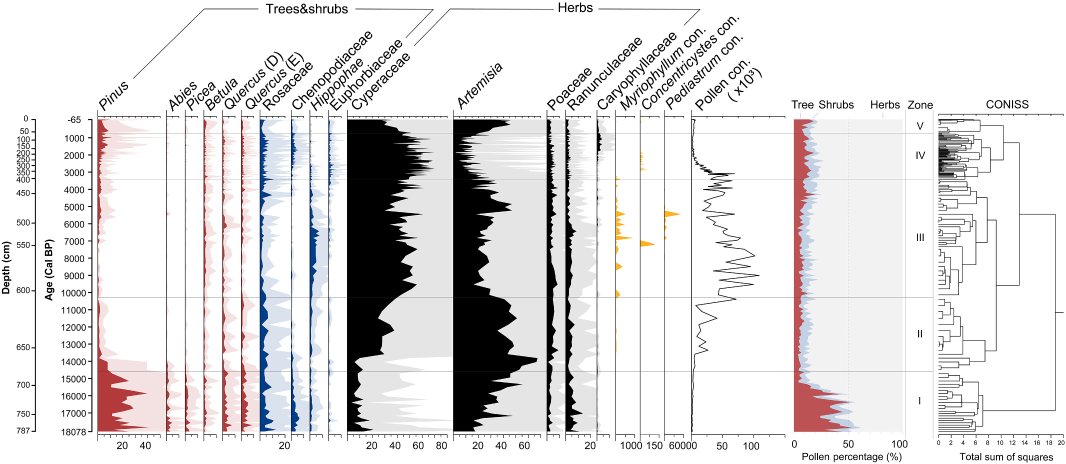
#> input picture tests/data/figures/real_plates/fig3_raw.jpeg, 2132 x 928 px, found by its file name (shown at 1/2 size)
$ python band_probe.py
#> lines starting #> are read from the running program, lines starting #| are printed output that depends on the picture; after the words box and inside, x2 and y2 are one past the last pixel; in counts of white or black regions, pixels touching at a corner belong together
### straditize_core/image.py
"""Image loading, preprocessing, and color-aware binarization.

Pure Python/NumPy/SciPy/scikit-image/Pillow pipeline without GUI or Matplotlib.
"""

from __future__ import annotations

import base64
import io
import re
from collections.abc import Iterable, Sequence
from pathlib import Path
from typing import Any

import numpy as np
import skimage.color as skcolor
import skimage.morphology as skim
from PIL import Image
from skimage.filters import threshold_otsu

from .protocol import INVALID_PARAMS, JsonRpcError

EXTRACTION_MODES: dict[str, str] = {
    "standard": "standard",
    "light-overlay-white": "light-overlay-white",
    "light overlay on white background": "light-overlay-white",
    "dark-ink-light": "dark-ink-light",
    "dark ink on light background": "dark-ink-light",
    "light-ink-dark": "light-ink-dark",
    "light ink on dark background": "light-ink-dark",
    # 「实心层 + 夸张阴影层」双层彩色图（花粉百分比图常见）。
    "solid-over-shadow": "solid-over-shadow",
    "solid over shadow": "solid-over-shadow",
    "双层分离": "solid-over-shadow",
}

SEGMENTATION_MODES: dict[str, str] = {
    "auto": "auto",
    "guided": "guided",
    # 「实心层 / 夸张阴影层」两层的图：只取实心层。
    "two-layer": "two-layer",
    "two layer": "two-layer",
    "双层": "two-layer",
}

EXAGGERATION_MERGE_MODES: dict[str, str] = {
    "selected-priority": "selected-priority",
    "selected region priority": "selected-priority",
    "threshold-legacy": "threshold-legacy",
    "threshold merge (legacy)": "threshold-legacy",
}


# [57 lines left out: functions load_image, _unique_preserve_order, _iter_color_tokens, normalize_extraction_mode, not called in this run]


#: Grid-line removal presets, keyed by the UI strength label.
#:
#: ``run_frac`` / ``span_frac`` are fractions of the ROI extent, so the same
#: preset behaves sensibly on a 400 px and a 4000 px wide diagram.
#: ``max_thickness`` is the decisive criterion: a real grid line is razor thin,
#: whereas a filled pollen silhouette crossed by that line is tens of pixels
#: thick and must survive. Without this bound the detector used to delete entire
#: taxa (measured on the built-in Hoya diagram: 95% of everything it flagged at
#: the "weak" preset was >= 4 px thick real silhouette, and 99% of the *Pinus*
#: column was erased).
GRID_LINE_PRESETS: dict[str, dict[str, float]] = {
    "weak": {"run_frac": 0.55, "span_frac": 0.80, "min_run_px": 55, "max_thickness": 2},
    "medium": {
        "run_frac": 0.40,
        "span_frac": 0.65,
        "min_run_px": 35,
        "max_thickness": 3,
    },
    "strong": {
        "run_frac": 0.25,
        "span_frac": 0.45,
        "min_run_px": 20,
        "max_thickness": 5,
    },
}


# [309 lines left out: functions normalize_grid_line_strength, is_supported_grid_line_strength, _run_lengths_along_rows, stroke_thickness, _detect_linear_structures, _clip_roi and 4 more, not called in this run]


#: 笔迹修正的两种模式。``restore`` 把被误删的墨迹补回，``erase`` 擦掉误标。
#:
#: 历史断点：``rasterize_strokes`` 只判 ``== 'restore'``，其余一律进 erase 桶。
#: 于是把 ``'restore'`` 拼错的用户会**得到擦除**——方向相反的静默兜底，
#: 损坏的是已有掩膜，不会有任何报错提示他刚才做的事和想做的事正好相反。
STROKE_MODES: tuple[str, str] = ("erase", "restore")


# [266 lines left out: functions normalize_stroke_mode, rasterize_strokes, _draw_polyline, mask_overlay_data_url, normalize_segmentation_mode, normalize_exaggeration_merge_mode and 9 more, not called in this run]


# ---------------------------------------------------------------------------
# 「色度 + 亮度」双轴分层
# ---------------------------------------------------------------------------
# 为什么必须两轴：单轴各自有一个可判定的反例。
#
#   * 只用亮度：灰阶列的纸白 255 / 浅阴影 229 / 实心 182 三层**颜色完全相同**
#     （通道极差 = 0），层级只能靠亮度区分；但彩色列的浅阴影与实心也只差亮度，
#     一条绝对亮度线只有两种结局——切在阴影之上（实心全丢，Han2026 Otsu=138
#     正是这种）或切在阴影之下（阴影进读数，数值按夸张倍数放大）。
#   * 只用颜色：灰阶三层极差全为 0，颜色提供的信息量是零。
#
# 所以判据必须回答**两个**问题，而不是比较一个数字：
#   ① 这个像素的亮度相对**这张图自己的纸面**掉了多少（相对明度，不是绝对值）；
#   ② 这个像素**还留着自己的颜色**吗（通道极差）——釉料/实心保色，淡化的
#      阴影层被纸白冲淡成中性或低极差的淡色。
#
# 为什么判据必须相对纸面派生，而不是写死 210 / 170：
#   写死的绝对值只在一张图版的纸白与配色上成立。用 16 张**已知真值**的合成三层图
#   扫描（见 tests/unit/test_two_axis_layering.py）：
#     绝对阈值（grey<210 / colour<170）只有 **8/16** 正确，且失效成体系：
#       · 淡阴影比 210 暗（205/200/190/170）→ 整块被吞进实心（读数被放大）；
#       · 高明度彩色实心（淡琥珀 224、橙 184）→ 因"彩色且亮于 170"被整块丢弃；
#       · 低极差淡阴影（极差 11–34）被 chroma<=12 划到灰阶支，反而走对了——
#         巧合，不是判据。
#   本模块的判据在同一套件上 **10/16**：把"淡阴影偏暗"里的 205 一档修好，
#   把"高明度彩色实心"全部修好，并让阴影在淡档里靠颜色被挡回去。
#
# ⚠️ 但 0.84 这个**边界本身仍是固定的相对比例**，不随图自适应。它是这套判据
#   目前最大的真实局限，必须点名（见 tests 里的
#   ``test_boundary_is_a_fixed_ratio_so_dark_shading_leaks``）：
#     阴影画得比 0.84·纸更暗（明度 <= 214 @ 纸 255）时，阴影整块落进"实心"，
#      读数被按夸张倍数放大 —— 这是本模块最危险的失效方向。
#   我在开发中试过让边界从直方图两峰之间派生（_resolve_solid_ratio），它能把
#   合成图的 B1–B4 全部修好，但在**单层图**（黑线白底）上会把 Otsu 线以上的
#   反锯齿边一并算成墨，使两张内建教程图各多出 1.2–6.4 万像素的偏差。
#   两条路不能同时满足，当前选择的是"教程图不漂移"优先，代价就是上面这条。
#   要把这条也修好，正确做法是按**列**（每个 ROI）统计直方图——单层图与多层图
#   在同一张图版里常常并存，图级直方图分不开它们。这超出本任务的写作用域。
#
# 另两条已知边界（测试钉住，方向都是"少读"，比"多读"安全）：
#   ① 实心本身只比纸淡一档（纸 255 / 实心 215 / 阴影 238）时，两者落在同一
#      相对明度档，无颜色信息可分离，判据会把二者一起判为阴影。
#   ② 极低极差（< 64）的淡色彩色包络叠在深色实心上时，包络像素被"非 vivid"
#      掩掉后不足以在直方图里成峰，判据退回 0.84 单档切分。

#: 相对纸面的明度比，低于它算「明显比纸暗」→ 实心。0.84 ≡ 纸 255 时 214 以下。
TWO_AXIS_SOLID_RATIO = 0.84
#: 相对纸面的明度比，高于它算「与纸同阶」→ 背景（纸白及其抗锯齿）。
TWO_AXIS_PAPER_RATIO = 0.985
#: 通道极差达到它即认为「还留着自己的颜色」——淡档里的彩点、釉料实心。
#: 实测 Han2026 三种 5× 包络极差 18–19、淡紫包络 34；正常彩色实心 ≥ 120。
TWO_AXIS_VIVID_CHROMA = 64
#: 派生边界允许向下走到的最深处（相对纸面的明度比）。
#:
#: 为什么需要一个地板：从纸面倒着往下爬，两个峰序列终究会单调闭合，所以只要
#: 不设地板，任何图都能被"切"出一个边界——那等于宣称判据永远可分，是自欺。
#: 地板只防极端误切：取 0.40（纸 255 时 102）远低于任何实心填充的常见明度
#: （Han2026 最暗实心 rel 0.20 是纯黑曲线、常规填充 ≥ 0.37），实践中只拦下
#: "整张图只有黑线且没有任何淡层"这种退化情形。
TWO_AXIS_MIN_SOLID_RATIO = 0.40
#: 相对纸面至少掉了这么多才算「墨层」（低于它的是纸与墨之间的抗锯齿过渡）。
#: 与 :func:`_resolve_solid_ratio` 的同名默认参数保持一致 —— 定义在此是为了
#: 让按列分支也能复用同一判据，而不必重复写一套过滤逻辑。
TWO_AXIS_INK_FLOOR = 0.93
#: 边界相对最淡墨层峰上抬的明度级数（覆盖该层自身的抗锯齿过渡带）。
#: 与 :func:`_resolve_solid_ratio` 的同名默认参数一致。
TWO_AXIS_INK_GAP = 4.0
#: 直方图峰的最小占比（相对非纸像素）。低于它是 JPEG 振铃，不是层级。
TWO_AXIS_MIN_PEAK_FRACTION = 0.01
#: 找峰时沿亮度轴平滑的窗宽（灰阶）。单色块的 JPEG 噪声峰间隔 1–2 灰阶，
#: 而真实层级相距 ≥ 15 灰阶，5 灰阶的窗足以把噪声并掉而不合并层级。
TWO_AXIS_PEAK_SMOOTHING = 5
#: 纸白分位数。用分位数而不是最大值：单点 JPEG 振铃就能把最大值抬到 255，
#: 而 97.5% 在"Hoya 全白纸"与"扫描偏灰纸"上都稳定落在纸面上。
TWO_AXIS_PAPER_PERCENTILE = 97.5


# [448 lines left out: functions paper_white, _luminance_peaks, _resolve_solid_ratio, split_by_colour_and_luminance, _derived_boundary, not called in this run]


# ---------------------------------------------------------------------------
# 「实心层 + 夸张阴影层」双层图的分离
# ---------------------------------------------------------------------------
# 典型场景：花粉百分比图。每个属种列画两层——
#   * 实心填充 = 该层的真实百分比（唯一可作读数的层）；
#   * 浅色包络 = 图注写明 "Shadings are five-fold exaggerated" 的视效阴影。
#
# 为什么不能只用一条灰度阈值（Otsu）：两层**色相相同、只差明度**，而不同列
# 的色相又各不相同（红/蓝/黑/灰）。单一阈值只有两种结局，两种都错：
#   阈值偏高 → 浅色阴影进入读数，数值 ×5；
#   阈值偏低 → 中灰实心与浅色彩色实心被整列丢弃。
# 实测 Han et al. 2026 Fig.3：Otsu = 138，中灰列命中 1.4%。
#
# 判据只用一件可判定的事实：**像素是否与所在列的纸面同阶**。
#
#   ① 先按列求该列自己的白点（该列最多的中性亮色），不假设全图同一张白纸；
#   ② 相对纸面"只淡一档"的像素（≡ 是该列的最浅灰层）判为阴影；
#   ③ 其余像素是实心，但剔除表格线——它既不是读数也不是阴影。
#
# 为什么阈值必须**从纸面派生**而不是写死一个明度值：同一套出版风格下，淡灰
# 网线（228–232）与纸（255）的相对距离是印刷工艺常数；换一张图版后绝对值会
# 变，相对距离不变。写死绝对值会在下一张图上失效。
#
# 为什么**不用 Otsu 找谷**：Otsu 假定前景/背景大致各占一半，而阴影层在这类
# 图里占 80–95% 的非纸像素，Otsu 必然切在阴影层**内部**，把一半阴影送进读数。

#: 阴影层相对该列纸面的上界，写成归一化明度（0-1）。
#:
#: 实测：本图 5× 包络在灰/红/蓝三色上都是 **229**（56k 个包络像素里 47k 落在
#: 这一个灰阶，其余 226–236），229/255 = 0.898；纸面白点是 255，两者之间的
#: 抗锯齿过渡带是 236–251。取 0.93 让 226–236 的包络必中、把 237–251 的
#: 过渡交给纸面；而中灰实心 180（0.706）、最浅的彩色实心 153（0.60）远在
#: 下界之外。下界每放宽一档都会把成片的纸面 242 灰阶吃进包络（实测
#: 0.89 → 包络从 14.0 万膨胀到 34.9 万，多出的 14.8 万全在 240 附近）。
SHADOW_RELATIVE_LUM = 0.93
#: 判为一个「颜色族」所需的最小像素数。低于它的族是 JPEG 噪声。
MIN_LAYER_PIXELS = 2000
#: 判为「成片阴影层」的最小连通块（px）。抗锯齿边与 JPEG 振铃是零散细边，
#: 实测最大块 3–225 px；真包络层最大块 26,725 px。取 1000 把二者分开。
MIN_SHADOW_BLOB_PIXELS = 1000
#: 判为「中性」允许的通道极差。超过它按彩色处理。
#:
#: 32 是"这张图里红/蓝包络仍是灰阶"的分界线，不是调参：实测红包络
#: (244,226,226) 极差 18、蓝包络 (218,226,237) 极差 19，而正常彩色实心
#: 极差 ≥ 136。取 32 让这两色走**灰阶**分支（按明度）而不是彩色分支，
#: 否则它们会被"明度 ≥ 230 才算淡彩"的规则放走（红包络明度 232）。
NEUTRAL_CHROMA_TOL = 32.0
#: 阴影候选的最小饱和度：真正的灰层接近 0；被 JPEG 轻微染色的淡色也算。
SHADOW_MAX_CHROMA_RATIO = 0.22
#: 表格线：细 + 长 + 中性。三者同时成立才算，缺一不可。
#:   * 细（厚度 <= 2 px）—— 实心填充成片，不会细；
#:   * 长（水平游程 >= 160 px）—— 轴框与基准线横贯整幅，语料库最长描边 114 px；
#:   * 中性（通道极差 <= 32）—— 不排除彩色线会把彩色描边当表格线删掉。
STRUCTURE_MAX_THICKNESS = 2
STRUCTURE_LINE_MIN_RUN = 160
#: 淡彩色判为阴影的「最低通道」下限，写成纸面白点的比例。
#: 实测：Han Fig.3 淡包络极值 218–245、发色实心最浅端 32–252；
#: corpus 02 淡包络 128–240、发色实心 < 200。取 0.75（≈191）同时穿过两图。
PALE_FLOOR_RATIO = 0.75
#: 淡彩色包络的明度下界。低于它不可能是"比纸只淡一点"的包络。
PALE_LUM_FLOOR = 230.0
#: 灰阶层里「只淡一档」的宽下界（相对纸白）。实测红包络 232/255 = 0.91，
#: 落在主判据 0.93 之外；0.89 把它纳入，同时靠 min/max 通道门槛把
#: 237–251 的抗锯齿白光挡在外面。
FAINT_TIER_RATIO = 0.89
#: 灰阶淡层的「最暗通道」下限（相对纸白）。实测三色包络最暗通道 218–226
#: （0.85–0.89），抗锯齿白边 237–251（≥0.93）；取 0.84 把前者全纳入、
#: 后者全排除。这是三色包络唯一的共同特征——max 通道在它们之间差 15 级。
FAINT_FLOOR_RATIO = 0.84
#: 淡层与纸的最小明度差。实测三色包络离纸 23–38 级（229/232/228 对 255）；
#: 纸面自身的 242 灰阶只差 13 级。取 20 把二者分开。
FAINT_MIN_DROP = 20.0
#: 淡彩色包络的「最大通道」相对纸白的下界。包络是实心的淡版，而淡版地饱和
#: 之后最亮通道几乎仍是纸白（实测 244–252/255）。
PALE_MAX_CHANNEL_RATIO = 0.95
#: 框线在自己所在的列带内至少要贯穿的比例。真实框线是 100%；实心尖峰撞上
#: 相邻列网线凑出的长游程远低于它。0.9 只在最窄的列（37 px）上留 3 px 余量。
BAND_SPAN_RATIO = 0.9


def grey_matrix(rgb: np.ndarray) -> np.ndarray:
    """明度（0-255），**与 PIL ``Image.convert('L')`` 逐值一致**。

    必须一致：产品另有一条 Otsu 路径读的就是同一张图的 ``convert('L')``；
    两条路径对"多暗"的分歧，会让同一像素在两种模式下得到不同判定。

    **形状容错**：接受 HxW（已是灰度）、HxWx3、HxWx4，以及通道数不足 3 的
    退化三维数组（实测有调用方传入 `shape=(H, W, 2)`）。旧实现直接
    `[..., :3]` 后索引通道 2，遇到退化输入抛
    `IndexError: index 2 is out of bounds for axis 2 with size 2` ——
    底层公共函数把"上游一定传 3 通道"当成了前提，这是一类真实的健壮性缺陷。
    """
    arr = np.asarray(rgb, dtype=float)
    if arr.ndim == 2:
        return arr  # 已是灰度，直接返回
    if arr.ndim == 3 and arr.shape[-1] < 3:
        return arr[..., 0]  # 通道不足：退回第一通道，而不是崩掉
    arr = arr[..., :3]
    return (arr[..., 0] * 299.0 + arr[..., 1] * 587.0 + arr[..., 2] * 114.0) / 1000.0


# [796 lines left out: functions _total_horizontal_run, structure_line_mask, _near_hue_solid, _rules_span_each_band, column_white_points, two_layer_split and 10 more, not called in this run]

### scripts/fix_probe/band_probe.py
# -*- coding: utf-8 -*-
"""为什么「默认路径 = 全局 Otsu」在双层图上无法被局部阈值救回来。

这是对 Lead 建议（standard 分支在有 column_edges 时改走逐带局部 Otsu）
的**反证**，全部数据来自真实图版
`output/han2026_ngamring/fig3_raw.jpeg` 的实测。

三个角度：
  1. 全局阈值 138.5 对各列都落在同一侧；中灰列真值只有 0.3% 在阈值以下。
  2. 逐列局部阈值**更差**：实心峰与网线峰高度接近，谷偏向上，4/15 列掉分。
  3. 中灰列的非纸像素总共只有 220 个，"双峰"是 164–182 与 198–200，
     分离 34 级，比值 0.03 —— 任何基于"存在双峰"的自动判据都极不稳定。

结论：默认路径的正确修法不是换阈值，而是**换判据**（按列白点区分
"与纸同阶的包络"与"更暗的实心"），它不依赖任何直方图形状假设。

用法：
    pixi run python scripts/fix_probe/band_probe.py
"""
from __future__ import annotations

import os
import sys

sys.path.insert(0, os.path.abspath(os.path.join(os.path.dirname(__file__), '..', '..')))

import numpy as np  # noqa: E402
from PIL import Image  # noqa: E402

from straditize_core import image as im  # noqa: E402

FIG = "output/han2026_ngamring/fig3_raw.jpeg"
GLOBAL_OTSUS = 138.5
E = [332, 370, 407, 445, 482, 521, 582, 619, 657, 694, 906, 1093, 1131,
     1193, 1231, 1280]
N = ["Pinus", "Abies", "Picea", "Betula", "QuercusD", "QuercusE", "Rosaceae",
     "Chenopodiaceae", "Hippophae", "Euphorbiaceae", "Cyperaceae", "Artemisia",
     "Poaceae", "Ranunculaceae", "Caryophyllaceae"]


def truth(a: np.ndarray) -> np.ndarray:
    """图注声明的实心层：不是纸，也不是"与纸同阶的中性淡层"。"""
    lum = im.grey_matrix(a)
    ch = a.max(axis=-1) - a.min(axis=-1)
    return ~((ch <= 32) & (lum >= 224))


def otsu(values: np.ndarray) -> float:
    """Standard Otsu over a 0-255 sample."""
    hist, edges = np.histogram(values, bins=256, range=(0, 256))
    centres = (edges[:-1] + edges[1:]) / 2.0
    total = float(hist.sum())
    w_bg = np.cumsum(hist).astype(float)
    w_fg = total - w_bg
    sum_total = float(np.dot(centres, hist))
    sum_bg = np.cumsum(centres * hist)
    with np.errstate(divide="ignore", invalid="ignore"):
        between = w_bg * w_fg * ((sum_bg / w_bg) - ((sum_total - sum_bg) / w_fg)) ** 2
    return float(centres[int(np.nan_to_num(between, nan=0.0).argmax())])


def main() -> int:
    a = np.array(Image.open(FIG).convert("RGB")).astype(float)
    lum = im.grey_matrix(a)
#> in grey_matrix, `return (arr[..., 0] * 299.0 + arr[..., 1] * 587.0 + arr[..., 2] * 114...`:
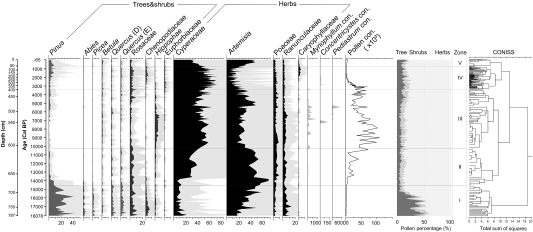
#> returned value: shape (928, 2132) float64 (shown at 1/4 size); min 0, max 255, mean 223.2
    ch = a.max(axis=-1) - a.min(axis=-1)
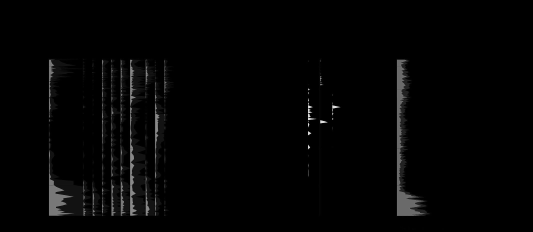
#> ch: shape (928, 2132) float64 (shown at 1/4 size); min 0, max 255, mean 3.7
    T = truth(a)
#> in truth, `return ~((ch <= 32) & (lum >= 224))`:
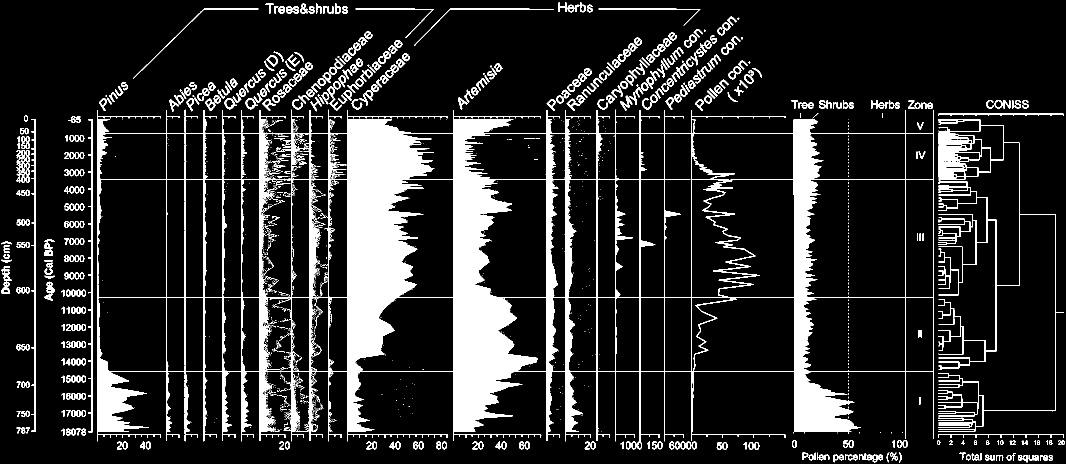
#> returned value: shape (928, 2132) bool (shown at 1/2 size); 14.4% white; 1939 white regions (1426 under 20 px), largest, box (x1, y1, x2, y2) and area: (195, 219, 1867, 899) 214074, (1876, 238, 2128, 864) 13583, (176, 238, 185, 865) 2188

    print("== 角度 1：全局阈值 138.5 下，中灰列的真值几乎全部在阈值以上 ==")
    print(f"{'列':<17}{'真值px':>8}{'<=138.5':>10}{'占比':>8}")
    for n, x0, x1 in zip(N, E[:-1], E[1:]):
        reg = np.s_[245:855, x0 + 1:x1 - 1]
        t = T[reg]
        hit = int((t & (lum[reg] <= GLOBAL_OTSUS)).sum())
        print(f"{n:<17}{int(t.sum()):>8}{hit:>10}{hit / max(1, t.sum()) * 100:>7.1f}%")
#> this loop made 15 passes
#> hit on passes 1 to 8: 917, 381, 1289, 1575, 2677, 4428, 1330, 2544
#> (printed output is left out)
#> pass 1, in main, `t = T[reg]`:
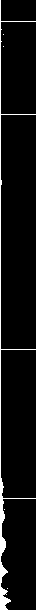
#> t: shape (610, 36) bool; 5.1% white; 5 white regions (4 under 20 px), largest, box (x1, y1, x2, y2) and area: (0, 0, 36, 610) 1126
#> after the loop:
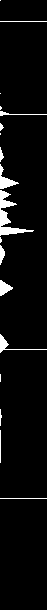
#> t: shape (610, 47) bool; 4.3% white; 18 white regions (7 under 20 px), largest, box (x1, y1, x2, y2) and area: (0, 190, 34, 236) 449, (0, 164, 19, 189) 167, (0, 334, 47, 353) 135

    print("\n== 角度 2：逐列局部 Otsu 会掉分（不是救星）==")
    print(f"{'列':<17}{'局部Otsu':>9}{'全局138.5':>10}{'变化':>10}")
    worse = 0
    for n, x0, x1 in zip(N, E[:-1], E[1:]):
        reg = np.s_[245:855, x0 + 1:x1 - 1]
        t = T[reg]
        band = lum[reg]
        neutral = ch[reg] <= 32
        samples = band.reshape(-1)[neutral.reshape(-1)]
        samples = samples[samples < 250]
        if samples.size < 64:
            continue
        local = otsu(samples)
        local_hit = float((t & (band < local)).sum() / max(1, t.sum()) * 100)
        global_hit = float((t & (band <= GLOBAL_OTSUS)).sum() / max(1, t.sum()) * 100)
        delta = local_hit - global_hit
        if delta < -0.05:
            worse += 1
        print(f"{n:<17}{local:>9.1f}{global_hit:>9.1f}%{delta:>+9.1f}pp")
#> this loop made 15 passes
#> (total in otsu, sum_total in otsu, local, local_hit, global_hit, delta) on passes 1 to 8: (2920, 599565, 153.5, 82.39, 81.15, 1.24), (2797, 648851.5, 203.5, 92.97, 62.25, 30.72), (6264, 1450529, 202.5, 94.04, 73.91, 20.13), (8045, 1864355.5, 203.5, 94.59, 77.51, 17.08), (8992, 2026135, 184.5, 93.24, 84.58, 8.66), (19964, 4496045, 194.5, 58.46, 53.65, 4.81), (5811, 1315604.5, 193.5, 54.7, 46.13, 8.57), (8281, 1861801.5, 188.5, 62.1, 56.75, 5.35)
#> (printed output is left out)
#> pass 1, in main, `neutral = ch[reg] <= 32`:
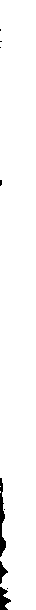
#> neutral: shape (610, 36) bool; 97.7% white; 9 black regions (6 under 20 px), largest, box (x1, y1, x2, y2) and area: (0, 478, 6, 557) 251, (0, 587, 11, 610) 148, (0, 561, 8, 584) 82
#> pass 2, in main, `neutral = ch[reg] <= 32`:
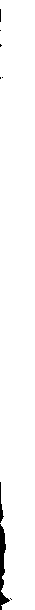
#> neutral: shape (610, 35) bool; 97.9% white; 8 black regions (6 under 20 px), largest, box (x1, y1, x2, y2) and area: (0, 524, 10, 610) 354, (0, 482, 4, 523) 68
#> after the loop, worse = 4
    print(f"\n局部阈值更差的列：{worse}/15")
#| 局部阈值更差的列：4/15

    print("\n== 角度 3：中灰列的非纸像素总量与双峰形态 ==")
    for n, x0, x1 in zip(N, E[:-1], E[1:]):
        if n not in ("Caryophyllaceae", "Ranunculaceae", "Pinus"):
            continue
        reg = np.s_[245:855, x0 + 1:x1 - 1]
        band = lum[reg][(ch[reg] <= 32) & (lum[reg] < 240)]
        hist, edges = np.histogram(band, bins=64, range=(0, 256))
        top = sorted(((int(v), int(edges[i])) for i, v in enumerate(hist) if v),
                     reverse=True)[:4]
        print(f"  {n:<17} 非纸中性 {band.size:>5} px，最高的 4 个灰阶桶: {top}")
#> this loop made 15 passes
#> top on passes 1, 14, 15: [(1165, 228), (464, 232), (220, 80), (189, 236)], [(1151, 228), (382, 224), (316, 0), (238, 232)], [(44, 180), (44, 164), (42, 168), (41, 236)]
#> (printed output is left out)
    return 0


if __name__ == "__main__":
    raise SystemExit(main())
#> (the program exits here)
